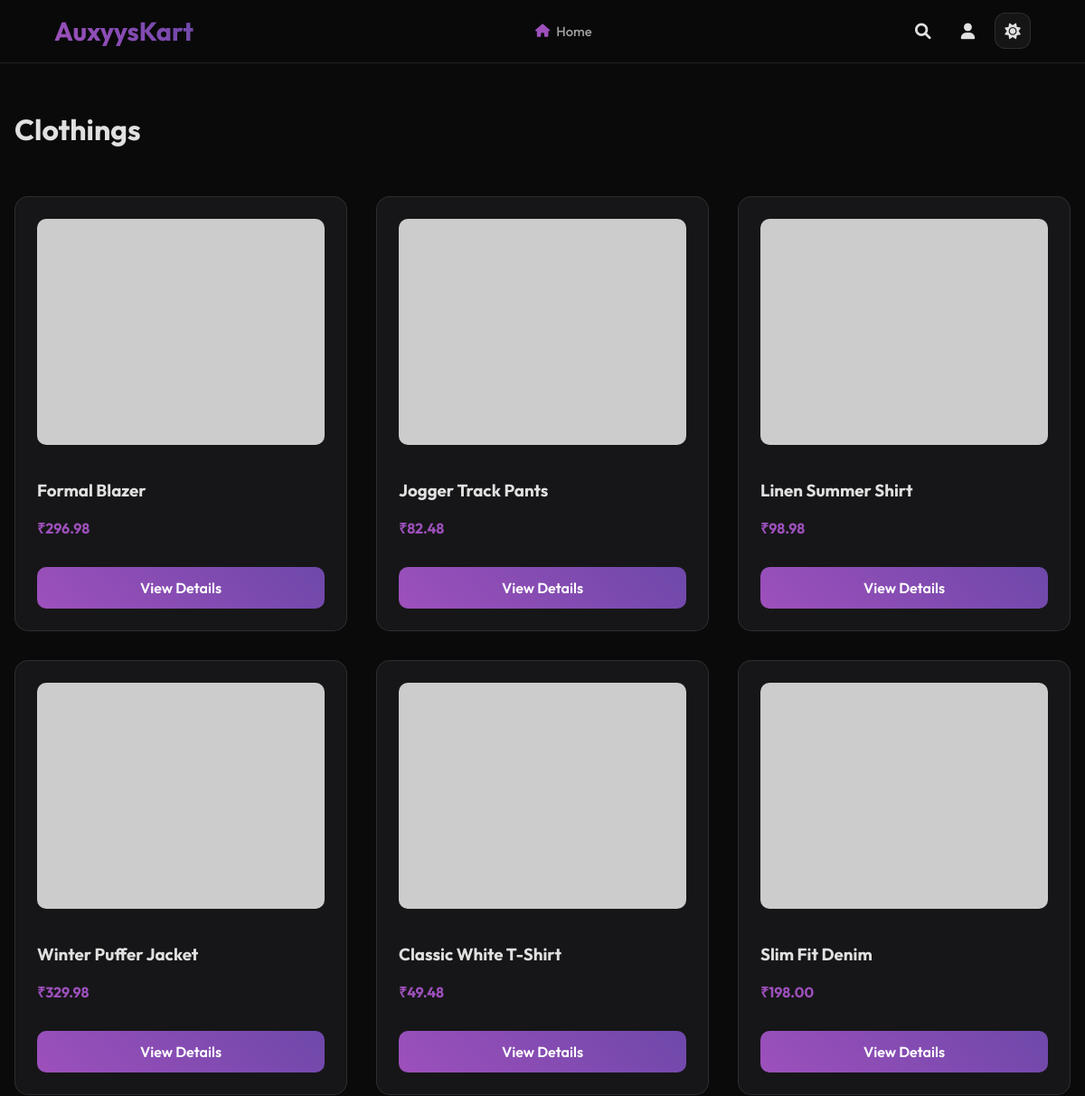
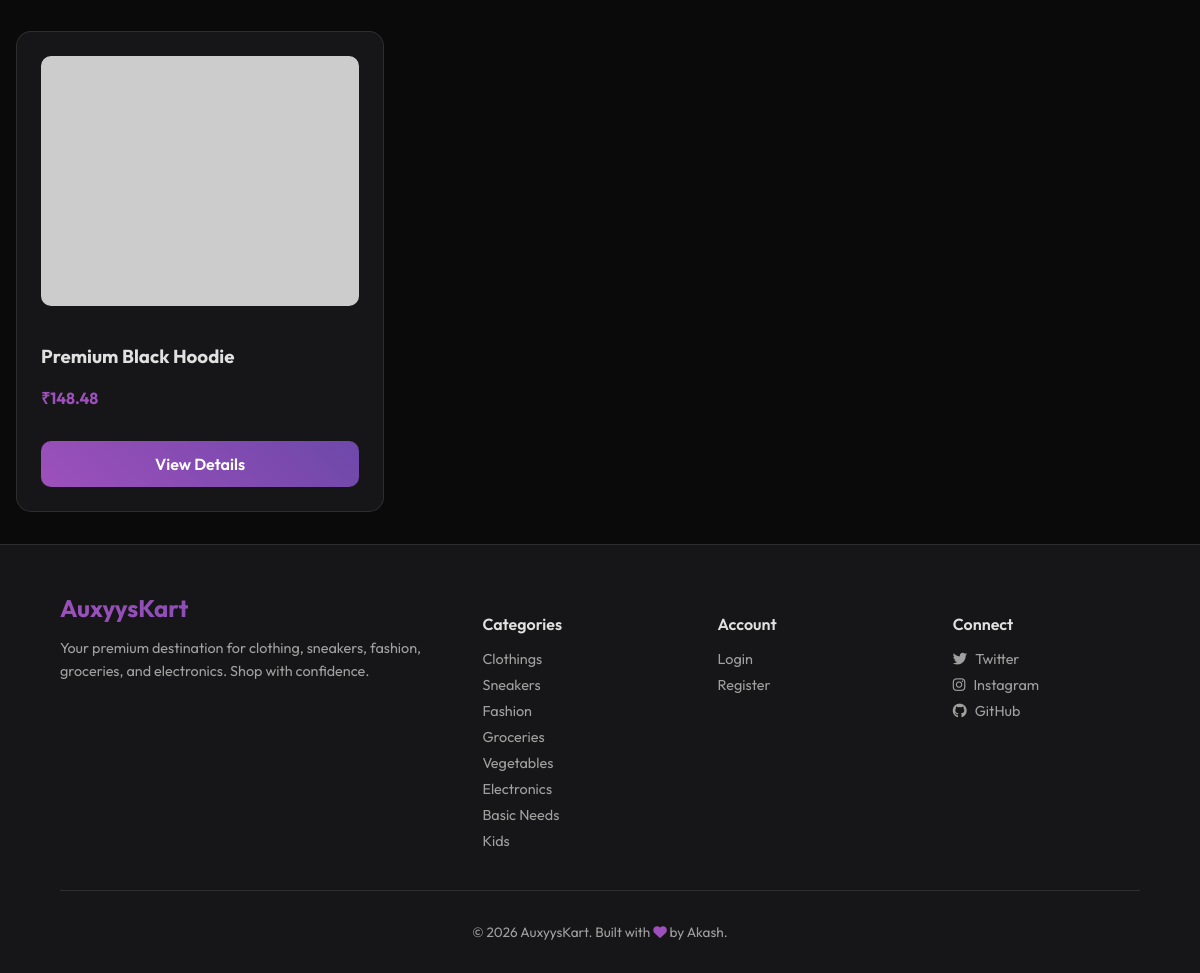
The page /category/Clothings on the database its author committed (2 pictures, top to bottom).
### app/models/product.py (models this page shows, shortened)
class Product(db.Model):
    __tablename__ = 'products'
    id = db.Column(db.Integer, primary_key=True)
    name = db.Column(db.String(150), nullable=False)
    description = db.Column(db.Text, nullable=False)
    price = db.Column(db.Float, nullable=False)
    category = db.Column(db.String(50), nullable=False) # e.g., 'Clothings', 'Sneakers', etc.
    stock = db.Column(db.Integer, default=0)
    image_file = db.Column(db.String(255), nullable=False, default='default.jpg')
    image_url = db.Column(db.String(500), nullable=True)
    created_at = db.Column(db.DateTime, default=datetime.utcnow)

### app/shop/routes.py (the view)
@shop.route("/category/<string:category_name>")
def category(category_name):
    page = request.args.get('page', 1, type=int)
    products = Product.query.filter_by(category=category_name)\
        .order_by(Product.created_at.desc())\
        .paginate(page=page, per_page=12)
    return render_template('shop/category.html', products=products, category_name=category_name)

### app/templates/shop/category.html (shortened to what this page needs)
{% extends "base.html" %}
{% block content %}
<div class="category-header">
    <h1>{{ category_name }}</h1>
</div>
<div class="product-grid">
    {% for product in products.items %}
    <div class="product-card">
        <img src="{{ product.image_url if product.image_url else url_for('static', filename='product_pics/' + product.image_file) }}" alt="{{ product.name }}" class="product-img" onerror="this.src='https://via.placeholder.com/300x250/161618/9d50bb?text={{ product.name|urlencode }}'">
        <h3>{{ product.name }}</h3>
        <p class="product-price" style="color: var(--accent-primary); font-weight: 700;">₹{{ "%.2f"|format(product.price) }}</p>
        <a href="{{ url_for('shop.product_detail', product_id=product.id) }}" class="btn btn-primary" style="display: inline-block; width: 100%; text-align: center; margin-top: 1rem;">View Details</a>
    </div>
    {% else %}
    <div style="grid-column: 1/-1; text-align: center; padding: 5rem;">
        <i class="fas fa-search" style="font-size: 3rem; color: var(--text-muted); margin-bottom: 1rem;"></i>
        <p>No products found in this category.</p>
    </div>
    {% endfor %}
</div>
{% endblock %}

### app/templates/base.html (shortened to what this page needs)
<!DOCTYPE html>
<html lang="en">
<head>
    <link rel="stylesheet" href="https://cdnjs.cloudflare.com/ajax/libs/font-awesome/6.0.0/css/all.min.css">
</head>
<body>
    <nav class="navbar-top">
        <a href="{{ url_for('shop.home') }}" class="navbar-brand">AuxyysKart</a>
        <div class="nav-links">
            <a href="{{ url_for('shop.home') }}" class="nav-link"><i class="fas fa-home"></i> Home</a>
        </div>
        <div class="nav-icons">
            <a href="{{ url_for('shop.search') }}" title="Search"><i class="fas fa-search"></i></a>
            {% if current_user.is_authenticated %}
                {% if current_user.is_admin %}
                <a href="{{ url_for('admin.dashboard') }}" title="Admin"><i class="fas fa-user-shield"></i></a>
                {% endif %}
                <a href="{{ url_for('auth.logout') }}" title="Logout"><i class="fas fa-sign-out-alt"></i></a>
            {% else %}
                <a href="{{ url_for('auth.login') }}" title="Login"><i class="fas fa-user"></i></a>
            {% endif %}
            <button class="theme-toggle" id="themeToggle" title="Toggle Dark/Light Mode">
                <i class="fas fa-sun"></i>
            </button>
        </div>
    </nav>
    <div class="page-wrapper" id="pageWrapper">
    <div class="container">
        {% block content %}{% endblock %}
    </div>
    <footer class="footer">
        <div class="footer-grid">
            <div class="footer-section">
                <div class="footer-brand">AuxyysKart</div>
                <p style="color: var(--text-muted); font-size: 0.9rem; line-height: 1.6;">Your premium destination for clothing, sneakers, fashion, groceries, and electronics. Shop with confidence.</p>
            </div>
            <div class="footer-section">
                <h4>Categories</h4>
                <a href="{{ url_for('shop.category', category_name='Clothings') }}">Clothings</a>
                <a href="{{ url_for('shop.category', category_name='Sneakers') }}">Sneakers</a>
                <a href="{{ url_for('shop.category', category_name='Fashion') }}">Fashion</a>
                <a href="{{ url_for('shop.category', category_name='Groceries') }}">Groceries</a>
                <a href="{{ url_for('shop.category', category_name='Vegetables') }}">Vegetables</a>
                <a href="{{ url_for('shop.category', category_name='Electronics') }}">Electronics</a>
                <a href="{{ url_for('shop.category', category_name='Basic Needs') }}">Basic Needs</a>
                <a href="{{ url_for('shop.category', category_name='Kids') }}">Kids</a>
            </div>
            <div class="footer-section">
                <h4>Account</h4>
                {% if current_user.is_authenticated %}
                <a href="{{ url_for('shop.cart') }}">My Cart</a>
                <a href="{{ url_for('shop.wishlist') }}">Wishlist</a>
                <a href="{{ url_for('shop.order_history') }}">Order History</a>
                <a href="{{ url_for('shop.addresses') }}">My Addresses</a>
                <a href="{{ url_for('auth.logout') }}">Logout</a>
                {% else %}
                <a href="{{ url_for('auth.login') }}">Login</a>
                <a href="{{ url_for('auth.register') }}">Register</a>
                {% endif %}
            </div>
            <div class="footer-section">
                <h4>Connect</h4>
                <a href="#"><i class="fab fa-twitter" style="margin-right: 8px;"></i>Twitter</a>
                <a href="#"><i class="fab fa-instagram" style="margin-right: 8px;"></i>Instagram</a>
                <a href="#"><i class="fab fa-github" style="margin-right: 8px;"></i>GitHub</a>
            </div>
        </div>
        <div class="footer-bottom">
            &copy; 2026 AuxyysKart. Built with <i class="fas fa-heart" style="color: var(--accent-primary);"></i> by Akash.
        </div>
    </footer>
    </div>
</body>
</html>

### app/templates/base.html (style rules this page uses)
:root { --bg-dark: #0a0a0b; --surface-dark: #161618; --surface-hover: #1e1e21; --accent-primary: #9d50bb; --accent-secondary: #6e48aa; --accent-glow: rgba(157, 80, 187, 0.25); --text-main: #e0e0e0; --text-muted: #a0a0a0; --glass-bg: rgba(255, 255, 255, 0.05); --glass-border: rgba(255, 255, 255, 0.1); --success: #4caf50; --danger: #f44336; --warning: #ff9800; --info: #2196f3; }
.theme-toggle { background: var(--glass-bg); border: 1px solid var(--glass-border); color: var(--text-main); width: 40px; height: 40px; border-radius: 12px; cursor: pointer; display: flex; align-items: center; justify-content: center; font-size: 1.1rem; transition: all 0.3s ease; position: relative; overflow: hidden; }
.theme-toggle .fa-sun, .theme-toggle .fa-moon { transition: all 0.4s ease; position: absolute; }
.theme-toggle .fa-sun { opacity: 1; transform: rotate(0deg); }
* { box-sizing: border-box; }
body { background-color: var(--bg-dark); color: var(--text-main); font-family: 'Outfit', sans-serif; margin: 0; padding: 0; overflow-x: hidden; min-height: 100vh; display: flex; flex-direction: column; transition: background-color 0.3s ease, color 0.3s ease; }
html { scroll-behavior: smooth; }
.page-wrapper { animation: pageIn 0.45s ease both; }
.navbar-top { background: rgba(10, 10, 11, 0.92); transition: background 0.3s ease; backdrop-filter: blur(20px); -webkit-backdrop-filter: blur(20px); border-bottom: 1px solid var(--glass-border); padding: 0.9rem 5%; display: flex; justify-content: space-between; align-items: center; position: sticky; top: 0; z-index: 1000; }
.navbar-brand { font-size: 1.8rem; font-weight: 700; background: linear-gradient(45deg, var(--accent-primary), var(--accent-secondary)); background-clip: text; -webkit-background-clip: text; -webkit-text-fill-color: transparent; text-decoration: none; }
.nav-links { display: flex; gap: 0.3rem; align-items: center; margin-left: 2rem; }
.nav-link { color: var(--text-muted); text-decoration: none; padding: 0.55rem 0.9rem; border-radius: 12px; font-size: 0.92rem; font-weight: 500; display: flex; align-items: center; gap: 7px; transition: all 0.3s ease; white-space: nowrap; }
.nav-link i { font-size: 0.9rem; color: var(--accent-primary); }
.nav-icons { display: flex; gap: 0.6rem; align-items: center; }
.nav-icons a { color: var(--text-main); text-decoration: none; width: 40px; height: 40px; display: flex; align-items: center; justify-content: center; border-radius: 12px; transition: all 0.3s ease; background: transparent; }
.nav-icons i { font-size: 1.1rem; }
.container { max-width: 1200px; margin: 2rem auto; padding: 0 1rem; flex: 1; }
.btn { padding: 0.8rem 1.5rem; border-radius: 10px; border: none; cursor: pointer; font-weight: 600; font-family: 'Outfit', sans-serif; transition: all 0.3s ease; text-decoration: none; }
.btn-primary { background: linear-gradient(45deg, var(--accent-primary), var(--accent-secondary)); color: white; }
.footer { background: var(--surface-dark); border-top: 1px solid var(--glass-border); padding: 3rem 5% 2rem; margin-top: auto; }
.footer-grid { display: grid; grid-template-columns: 2fr 1fr 1fr 1fr; gap: 3rem; max-width: 1200px; margin: 0 auto; }
.footer-brand { font-size: 1.5rem; font-weight: 700; background: linear-gradient(45deg, var(--accent-primary), var(--accent-secondary)); background-clip: text; -webkit-background-clip: text; -webkit-text-fill-color: transparent; margin-bottom: 0.8rem; }
.footer-section h4 { color: var(--text-main); margin-bottom: 1rem; font-weight: 600; }
.footer-section a { display: block; color: var(--text-muted); text-decoration: none; margin-bottom: 0.5rem; font-size: 0.9rem; transition: color 0.3s ease; }
.footer-bottom { text-align: center; padding-top: 2rem; margin-top: 2rem; border-top: 1px solid var(--glass-border); color: var(--text-muted); font-size: 0.85rem; max-width: 1200px; margin-left: auto; margin-right: auto; }

### app/templates/shop/category.html (style rules this page uses)
.category-header { margin-bottom: 2rem; display: flex; justify-content: space-between; align-items: center; }
.product-grid { display: grid; grid-template-columns: repeat(auto-fit, minmax(280px, 1fr)); gap: 2rem; }
.product-card { background: var(--surface-dark); border: 1px solid var(--glass-border); border-radius: 15px; padding: 1.5rem; transition: all 0.3s ease; }
.product-img { width: 100%; height: 250px; object-fit: cover; border-radius: 10px; margin-bottom: 1rem; }

### rows shown on the page
Product: name "Formal Blazer", price "296.98"
Product: name "Jogger Track Pants", price "82.48"
Product: name "Linen Summer Shirt", price "98.98"
Product: name "Winter Puffer Jacket", price "329.98"
Product: name "Classic White T-Shirt", price "49.48"
Product: name "Slim Fit Denim", price "198.00"
Product: name "Premium Black Hoodie", price "148.48"

### other values the page prints
{{ category_name }} "Clothings"
